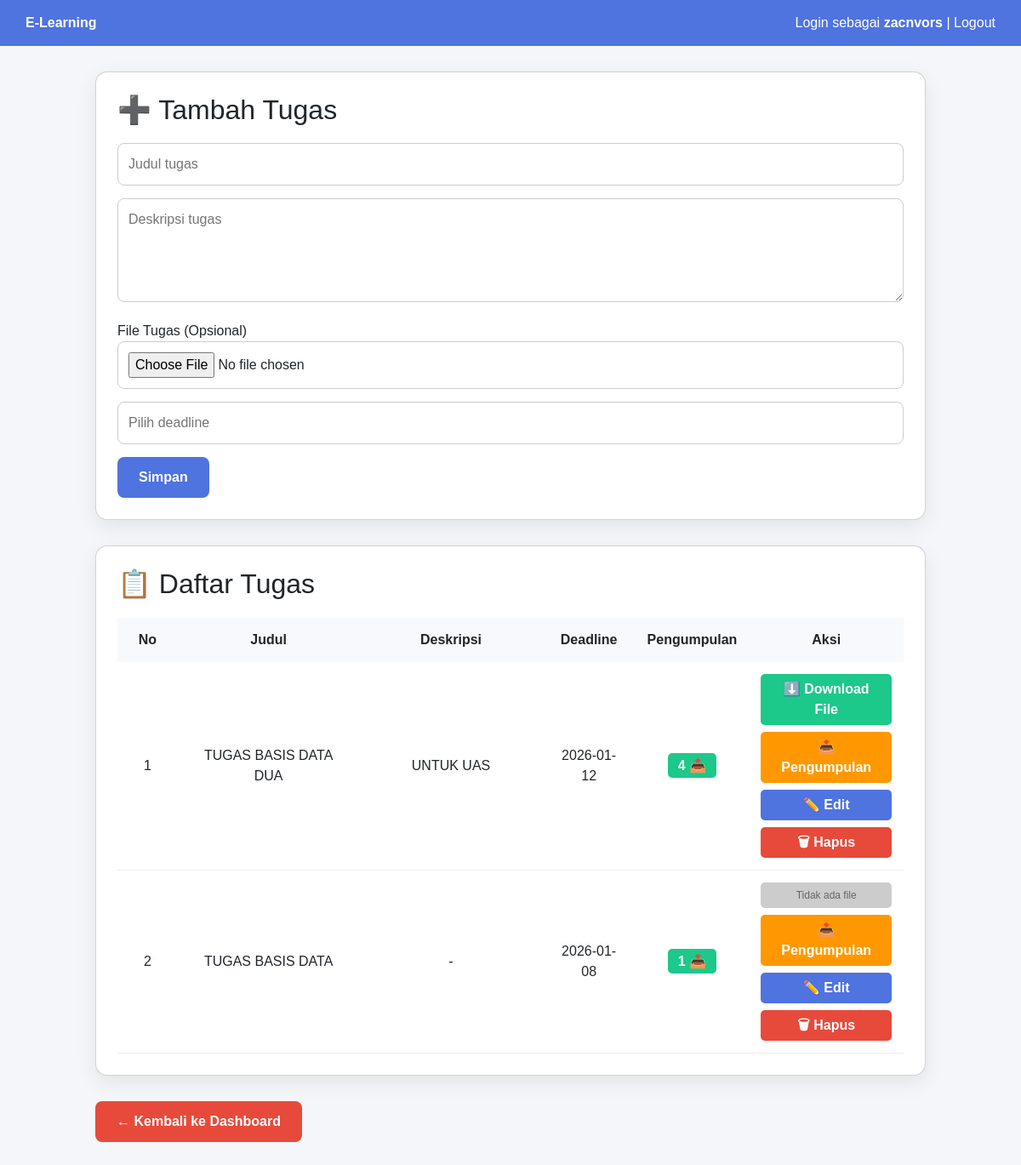
Page /dosen/tugas.php (signed in) on the committed database.
### tables this page shows
CREATE TABLE `website_settings` (
  `id` int(11) NOT NULL,
  `nama_website` varchar(255) NOT NULL DEFAULT 'E-Learning Platform',
  `deskripsi` varchar(500) DEFAULT NULL,
  `alamat` varchar(255) DEFAULT NULL,
  `telepon` varchar(20) DEFAULT NULL,
  `email` varchar(100) DEFAULT NULL,
  `facebook` varchar(255) DEFAULT NULL,
  `twitter` varchar(255) DEFAULT NULL,
  `instagram` varchar(255) DEFAULT NULL,
  `jam_buka` varchar(50) DEFAULT NULL,
  `jam_tutup` varchar(50) DEFAULT NULL,
  `updated_at` timestamp NOT NULL DEFAULT current_timestamp() ON UPDATE current_timestamp()
);

CREATE TABLE `tugas` (
  `id` int(11) NOT NULL,
  `judul` varchar(100) DEFAULT NULL,
  `deskripsi` text DEFAULT NULL,
  `deadline` date DEFAULT NULL,
  `file` varchar(255) DEFAULT NULL,
  `matkul_id` int(11) DEFAULT NULL
);

### fungsi.php (called while the page is built, shortened)
<?php
if (!function_exists('getWebsiteSettings')) {
function getWebsiteSettings($conn) {
    $q = mysqli_query($conn, "SELECT * FROM website_settings LIMIT 1");
    $settings = mysqli_fetch_assoc($q);
    return $settings;
}
}
?>

### dosen/tugas.php (the view, shortened to what this page needs)
<?php
include '../header.php';
include '../koneksi.php';
$edit_data = null;
$tugas = mysqli_query($conn,"SELECT * FROM tugas WHERE matkul_id='$_SESSION[matkul_id]' ORDER BY id DESC");
?>
<div class="content">
<div class="container">
<div class="card">
    <h2><?= $edit_data ? '✏️ Edit Tugas' : '➕ Tambah Tugas' ?></h2>
    <form method="post" enctype="multipart/form-data">
        <div class="form-group">
            <input type="text" name="judul" placeholder="Judul tugas" value="<?= $edit_data['judul'] ?? '' ?>" required>
        </div>
        <div class="form-group">
            <textarea name="deskripsi" placeholder="Deskripsi tugas" rows="4" style="width:100%; padding:12px; border-radius:8px; border:1px solid #ccc;"><?= $edit_data['deskripsi'] ?? '' ?></textarea>
        </div>
        <div class="form-group">
            <label>File Tugas (Opsional)</label>
            <input type="file" name="file_tugas" accept=".pdf,.doc,.docx,.txt,.jpg,.png,.zip">
        </div>
        <div class="form-group">
            <input type="text" id="deadline" name="deadline" placeholder="Pilih deadline" value="<?= $edit_data['deadline'] ?? '' ?>" required>
        </div>
        <button class="btn" name="simpan"><?= $edit_data ? 'Update' : 'Simpan' ?></button>
    </form>
</div>
<div class="card">
    <h2>📋 Daftar Tugas</h2>
    <div class="table-wrap">
    <table>
        <thead>
            <tr>
                <th style="width:8%">No</th>
                <th style="width:25%">Judul</th>
                <th style="width:25%">Deskripsi</th>
                <th style="width:12%">Deadline</th>
                <th style="width:10%">Pengumpulan</th>
                <th style="width:20%">Aksi</th>
            </tr>
        </thead>
        <tbody>
        <?php if(mysqli_num_rows($tugas) > 0){ ?>
            <?php $no=1; while($t=mysqli_fetch_assoc($tugas)){
                $q_count = mysqli_query($conn,"SELECT COUNT(*) as jml FROM tugas_kumpul WHERE tugas_id='$t[id]'");
                $count = mysqli_fetch_assoc($q_count);
                $jml_kumpul = $count['jml'];
            ?>
            <tr>
                <td><?= $no++; ?></td>
                <td><?= $t['judul']; ?></td>
                <td><?= $t['deskripsi'] ?: '-'; ?></td>
                <td><?= $t['deadline']; ?></td>
                <td>
                    <span style="background:#1cc88a; color:white; padding:6px 12px; border-radius:5px; font-weight:bold;">
                        <?= $jml_kumpul ?> 📤
                    </span>
                </td>
                <td>
                    <div class="aksi" style="flex-direction:column; gap:8px;">
                        <?php if ($t['file']) { ?>
                            <a href="../tugas_file/<?= $t['file']; ?>" download style="background:#1cc88a; padding:6px 12px; border-radius:5px; color:white;">⬇️ Download File</a>
                        <?php } else { ?>
                            <span style="background:#ccc; padding:6px 12px; border-radius:5px; color:#666; font-size:12px;">Tidak ada file</span>
                        <?php } ?>
                        <a href="pengumpulan_tugas.php?id=<?= $t['id']; ?>" style="background:#ff9800; padding:6px 12px; border-radius:5px; color:white;">📤 Pengumpulan</a>
                        <a href="?edit=<?= $t['id']; ?>" style="background:#4f73df; padding:6px 12px; border-radius:5px; color:white;">✏️ Edit</a>
                        <a href="?hapus=<?= $t['id']; ?>" class="hapus" style="background:#e74a3b; padding:6px 12px; border-radius:5px; color:white;"
                           onclick="return confirm('Hapus tugas ini?')">
                           🗑 Hapus
                        </a>
                    </div>
                </td>
            </tr>
            <?php } ?>
        <?php } else { ?>
            <tr>
                <td colspan="6">Belum ada tugas</td>
            </tr>
        <?php } ?>
        </tbody>
    </table>
    </div>
</div>
<div style="margin-top:20px;">
    <a href="index.php" class="btn btn-danger">← Kembali ke Dashboard</a>
</div>
</div>
<link rel="stylesheet" href="https://code.jquery.com/ui/1.13.2/themes/base/jquery-ui.css">
</html>

### header.php (shortened to what this page needs)
<?php
include_once dirname(__FILE__) . '/koneksi.php';
include_once dirname(__FILE__) . '/fungsi.php';
$website_settings = getWebsiteSettings($conn);
?>
<!DOCTYPE html>
<html>
<head>
    <link href="https://cdn.jsdelivr.net/npm/bootstrap@5.3.2/dist/css/bootstrap.min.css" rel="stylesheet">
</head>
<body>
<div class="navbar">
    <div><b><?= $website_settings['nama_website'] ?></b></div>
    <div>
        Login sebagai <b><?= $_SESSION['nama']; ?></b> |
        <a href="../logout.php">Logout</a>
    </div>
</div>

### header.php (style rules this page uses)
body { margin:0;font-family:Arial;background:#f4f6f9 }
.navbar { background:#4f73df; color:white; padding:15px 30px; display:flex; justify-content:space-between; }
.content { padding:30px }
.card { background:white;padding:20px;border-radius:8px }
a { color:white;text-decoration:none }

### dosen/tugas.php (style rules this page uses)
.container { max-width: 1000px; margin: auto; }
.card { background: #fff; padding: 25px; border-radius: 14px; box-shadow: 0 8px 25px rgba(0,0,0,.08); margin-bottom: 30px; }
.card h2 { display: flex; align-items: center; gap: 10px; margin-bottom: 20px; }
.form-group { margin-bottom: 15px; }
.form-group input { width: 100%; padding: 12px; border-radius: 8px; border: 1px solid #ccc; }
.btn { background: #4f73df; color: white; border: none; padding: 12px 25px; border-radius: 8px; cursor: pointer; font-weight: bold; }
.table-wrap { overflow-x: auto; }
table { width: 100%; border-collapse: collapse; }
thead th { background: #f8f9fc; padding: 14px; text-align: center; font-weight: bold; }
tbody td { padding: 14px; text-align: center; border-bottom: 1px solid #eee; }
.aksi { display: flex; justify-content: center; gap: 15px; flex-wrap: wrap; }
.aksi a { text-decoration: none; font-weight: bold; color: #4f73df; padding: 6px 12px; border-radius: 5px; }
.aksi a.hapus { color: #e74a3b; }
.btn-danger { background:#e74a3b !important; color:white !important; }

### rows in the picture
website_settings: nama_website "E-Learning"
tugas: judul "TUGAS BASIS DATA DUA", deskripsi "UNTUK UAS", deadline "2026-01-12", jml_kumpul "4"
tugas: judul "TUGAS BASIS DATA", deskripsi "-", deadline "2026-01-08", jml_kumpul "1", shows "Tidak ada file"

### other values in the picture
$_SESSION['nama'] "zacnvors"
